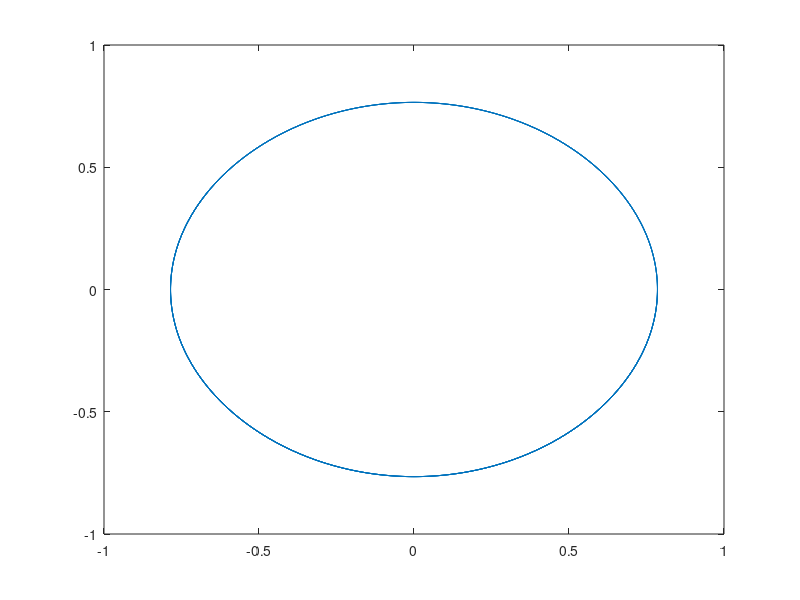

Write MATLAB code to recreate this figure.
%solving by Heun(improved Euler's) method 
f = @(t,y) [y(2), -sin(y(1))]'; %initializing the system
t_initial = 0; %initial value of t
a = pi/4; %initial conditions
b = 0;
T = 30; %end of time interval
N = 2000; %number of steps
y_initial = [a, b]'; %initial conditions in vector form
h = T/N; %step size
t = t_initial; 
y = y_initial;

Time = linspace(0,30,N+1); %generate array for plotting t
y_1 = zeros(1, N+1); %generate array for plotting y1(theta)
y_1(1,1) = a; %first element of the array (from I.C.)
y_2 = zeros(1, N+1); %generate array for plotting y2(theta prime)
y_2(1,1) = b; %first element of the array (from I.C.)
delta_E = zeros(1, N+1); %generate array for plotting energy shift (part C and D)
delta_E(1,1) = b^2/2 - cos(a); %first element of the array (from I.C.)

for i = 1:N %iterating through every interval
    p=f(t,y);
    q=f(t+h,y+h*p);
    y = y + (h/2)*(p + q);
    t = t_initial + i*h;
    fprintf('t=%.4f y1=%.8f y2=%.8f\n',t,y);
    %adding new elements to arrays
    y_1(1, i+1) = y(1); 
    y_2(1, i+1) = y(2);
    delta_E(1, i+1) = [y(2)]^2/2 - cos((y(1))); 
end

%plotting
plot(Time,delta_E); 
plot(Time,y_1);
plot(y_1,y_2);
